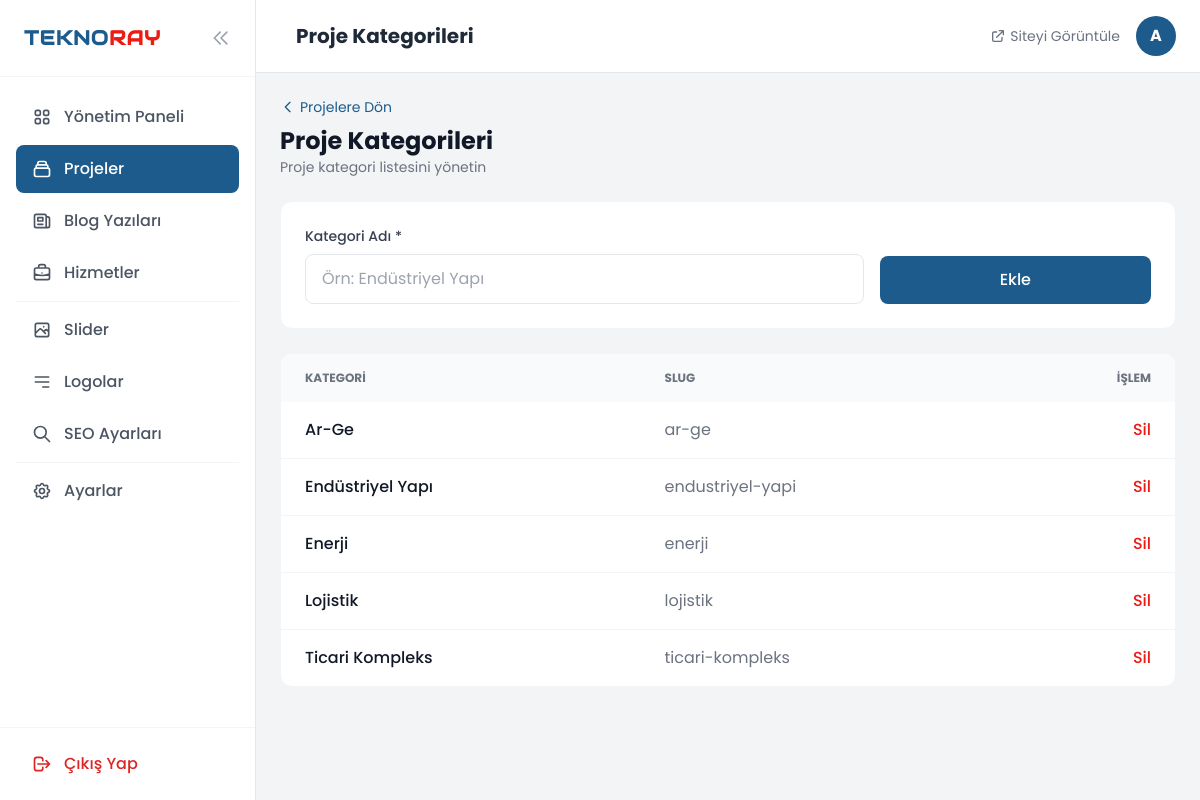
/yonetim/projeler/kategoriler (signed in), run on the app's committed database.
### tables this page shows
CREATE TABLE project_categories (
    id INT AUTO_INCREMENT PRIMARY KEY,
    name VARCHAR(150) NOT NULL,
    slug VARCHAR(180) UNIQUE NOT NULL,
    created_at TIMESTAMP DEFAULT CURRENT_TIMESTAMP,
    updated_at TIMESTAMP DEFAULT CURRENT_TIMESTAMP ON UPDATE CURRENT_TIMESTAMP,
    INDEX idx_slug (slug)
);

### src/Controllers/AdminController.php (called while the page is built, shortened)
<?php
class AdminController
{
    private function renderAdmin(string $view, array $data = [])
    {
        $data['layout'] = 'admin';
        return View::render($view, $data);
    }
    public function projectCategories()
    {
        return $this->renderAdmin('admin/projects/categories', [
            'title' => 'Proje Kategorileri',
            'pageTitle' => 'Proje Kategorileri',
            'activeMenu' => 'projects',
            'categories' => \App\Models\ProjectCategory::all()
        ]);
    }
}

### src/Core/Router.php (called while the page is built, shortened)
<?php
class Router
{
    public function resolve()
    {
        $path = $_SERVER['REQUEST_URI'] ?? '/';
        $scriptDir = rtrim(dirname($_SERVER['SCRIPT_NAME']), '/');
        $position = strpos($path, '?');
        $redirectPatterns = [
            '#^/projects/([a-z0-9-]+)$#' => '/projeler/$1',
            '#^/admin/projects/edit/(\d+)$#' => '/yonetim/projeler/duzenle/$1',
            '#^/admin/projects/update/(\d+)$#' => '/yonetim/projeler/guncelle/$1',
            '#^/admin/projects/delete/(\d+)$#' => '/yonetim/projeler/sil/$1',
            '#^/admin/blog/edit/(\d+)$#' => '/yonetim/blog/duzenle/$1',
            '#^/admin/blog/update/(\d+)$#' => '/yonetim/blog/guncelle/$1',
            '#^/admin/blog/delete/(\d+)$#' => '/yonetim/blog/sil/$1',
        ];
        foreach ($routes as $pattern => $handler) {
            if ($pattern === $path) {
                $controller = new $handler[0]();
                return $controller->{$handler[1]}();
            }
        }
        return "404 - Sayfa Bulunamadı";
    }
}

### public/index.php (called while the page is built, shortened)
<?php
require_once __DIR__ . '/../src/Autoloader.php';
$app = new App();
$app->run();

### config/config.php (called while the page is built)
<?php
return [
    'database' => [
        'host' => 'localhost',
        'database' => 'teknoray_cms',
        'username' => 'root',
        'password' => '',
        'charset' => 'utf8mb4',
    ],
    'app' => [
        'url' => 'http://localhost',
        'name' => 'TeknoRay CMS',
    ],
];

### src/Core/Database.php (called while the page is built, shortened)
<?php
class Database
{
    private static ?Database $instance = null;
    private PDO $pdo;
    private function __construct()
    {
        $config = require __DIR__ . '/../../config/config.php';
        $dbConfig = $config['database'];
        $dsn = sprintf(
            "mysql:host=%s;dbname=%s;charset=%s",
            $dbConfig['host'],
            $dbConfig['database'],
            $dbConfig['charset']
        );
        $options = [
            PDO::ATTR_ERRMODE => PDO::ERRMODE_EXCEPTION,
            PDO::ATTR_DEFAULT_FETCH_MODE => PDO::FETCH_ASSOC,
            PDO::ATTR_EMULATE_PREPARES => false,
        ];
        try {
            $this->pdo = new PDO($dsn, $dbConfig['username'], $dbConfig['password'], $options);
            $this->pdo->exec("SET NAMES utf8mb4 COLLATE utf8mb4_turkish_ci");
        } catch (PDOException $e) {
            error_log("Database connection failed: " . $e->getMessage());
            $isLocal = (($_ENV['APP_ENV'] ?? '') === 'local');
            if ($isLocal) {
                die("Database connection failed: " . $e->getMessage());
            }
            die('Database connection failed');
        }
    }
    public static function getInstance(): Database
    {
        if (self::$instance === null) {
            self::$instance = new Database();
        }
        return self::$instance;
    }
    public function getConnection(): PDO
    {
        return $this->pdo;
    }
    public static function query(string $sql, array $params = []): \PDOStatement
    {
        try {
            $stmt = self::getInstance()->getConnection()->prepare($sql);
            $stmt->execute($params);
            return $stmt;
        } catch (PDOException $e) {
            error_log("Database Query Error: " . $e->getMessage() . " | SQL: " . $sql);
            $isLocal = (($_ENV['APP_ENV'] ?? '') === 'local');
            if ($isLocal) {
                throw new \RuntimeException("Database query failed: " . $e->getMessage());
            }
            throw new \RuntimeException('Database query failed');
        }
    }
    public static function fetchAll(string $sql, array $params = []): array
    {
        return self::query($sql, $params)->fetchAll();
    }
}

### src/Models/ProjectCategory.php (called while the page is built, shortened)
<?php
class ProjectCategory extends Model
{
    public static function all(): array
    {
        try {
            return Database::fetchAll("SELECT * FROM project_categories ORDER BY name");
        } catch (\Throwable $e) {
            return static::getMockData();
        }
    }
}

### src/Autoloader.php (called while the page is built, shortened)
<?php
spl_autoload_register(function ($class) {
    $prefix = 'App\\';
    $base_dir = __DIR__ . '/';
    $len = strlen($prefix);
    $relative_class = substr($class, $len);
    $file = $base_dir . str_replace('\\', '/', $relative_class) . '.php';
});

### views/admin/projects/categories.php (the view, shortened to what this page needs)
<div class="max-w-4xl mx-auto space-y-6">
    <div class="flex items-center justify-between">
        <div>
            <a href="/yonetim/projeler" class="text-brand-blue hover:underline text-sm flex items-center gap-1 mb-2">
                <svg class="w-4 h-4" fill="none" stroke="currentColor" viewBox="0 0 24 24">
                    <path stroke-linecap="round" stroke-linejoin="round" stroke-width="2" d="M15 19l-7-7 7-7"></path>
                </svg>
                Projelere Dön
            </a>
            <h2 class="text-2xl font-bold text-gray-900">Proje Kategorileri</h2>
            <p class="text-gray-500 text-sm">Proje kategori listesini yönetin</p>
        </div>
    </div>
    <div class="bg-white rounded-xl border border-gray-100 p-6">
        <form action="/yonetim/projeler/kategoriler/kaydet" method="POST" class="grid grid-cols-1 md:grid-cols-3 gap-4 items-end">
            <div class="md:col-span-2">
                <label class="block text-sm font-medium text-gray-700 mb-2">Kategori Adı *</label>
                <input type="text" name="name" required
                    class="w-full px-4 py-3 border border-gray-200 rounded-lg focus:border-brand-blue outline-none"
                    placeholder="Örn: Endüstriyel Yapı">
            </div>
            <div>
                <button type="submit"
                    class="w-full px-4 py-3 bg-brand-blue text-white rounded-lg font-medium hover:bg-blue-700 transition-colors">Ekle</button>
            </div>
        </form>
    </div>
    <div class="bg-white rounded-xl border border-gray-100 overflow-hidden">
        <table class="w-full">
            <thead class="bg-gray-50 text-xs uppercase text-gray-500">
                <tr>
                    <th class="px-6 py-4 text-left">Kategori</th>
                    <th class="px-6 py-4 text-left">Slug</th>
                    <th class="px-6 py-4 text-right">İşlem</th>
                </tr>
            </thead>
            <tbody class="divide-y divide-gray-100">
                <?php foreach (($categories ?? []) as $cat): ?>
                    <tr class="hover:bg-gray-50">
                        <td class="px-6 py-4 font-medium text-gray-900"><?= htmlspecialchars($cat['name']) ?></td>
                        <td class="px-6 py-4 text-gray-500"><?= htmlspecialchars($cat['slug'] ?? '') ?></td>
                        <td class="px-6 py-4 text-right">
                            <form action="/yonetim/projeler/kategoriler/sil/<?= (int) $cat['id'] ?>" method="POST" onsubmit="return confirm('Bu kategoriyi silmek istediğinizden emin misiniz?')" class="inline">
                                <button type="submit" class="text-brand-red font-medium hover:underline">Sil</button>
                            </form>
                        </td>
                    </tr>
                <?php endforeach; ?>
            </tbody>
        </table>
    </div>
</div>

### data on the page
project_categories: name "Ar-Ge", slug "ar-ge"
project_categories: name "Endüstriyel Yapı", slug "endustriyel-yapi"
project_categories: name "Enerji", slug "enerji"
project_categories: name "Lojistik", slug "lojistik"
project_categories: name "Ticari Kompleks", slug "ticari-kompleks"

### other printed values
$pageTitle "Proje Kategorileri"
